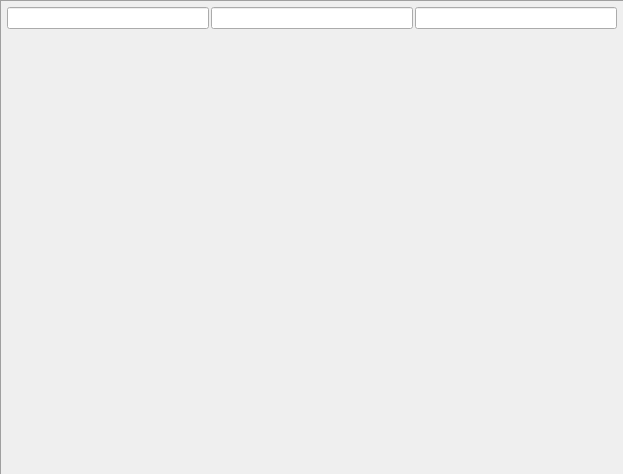
<?xml version="1.0" encoding="UTF-8"?>
<ui version="4.0">
 <class>BigDiff2Window</class>
 <widget class="QDialog" name="BigDiff2Window">
  <property name="geometry">
   <rect>
    <x>0</x>
    <y>0</y>
    <width>624</width>
    <height>475</height>
   </rect>
  </property>
  <property name="windowTitle">
   <string>Diff</string>
  </property>
  <layout class="QVBoxLayout" name="verticalLayout_2">
   <property name="spacing">
    <number>0</number>
   </property>
   <property name="leftMargin">
    <number>0</number>
   </property>
   <property name="topMargin">
    <number>0</number>
   </property>
   <property name="rightMargin">
    <number>0</number>
   </property>
   <property name="bottomMargin">
    <number>0</number>
   </property>
   <item>
    <widget class="QFrame" name="frame">
     <property name="frameShape">
      <enum>QFrame::Panel</enum>
     </property>
     <property name="frameShadow">
      <enum>QFrame::Sunken</enum>
     </property>
     <layout class="QVBoxLayout" name="verticalLayout">
      <property name="spacing">
       <number>2</number>
      </property>
      <property name="leftMargin">
       <number>0</number>
      </property>
      <property name="topMargin">
       <number>0</number>
      </property>
      <property name="rightMargin">
       <number>0</number>
      </property>
      <property name="bottomMargin">
       <number>0</number>
      </property>
      <item>
       <layout class="QHBoxLayout" name="horizontalLayout">
        <property name="leftMargin">
         <number>6</number>
        </property>
        <property name="topMargin">
         <number>6</number>
        </property>
        <property name="rightMargin">
         <number>6</number>
        </property>
        <property name="bottomMargin">
         <number>6</number>
        </property>
        <item>
         <widget class="ReadOnlyLineEdit" name="lineEdit_left"/>
        </item>
        <item>
         <widget class="ReadOnlyLineEdit" name="lineEdit_center">
          <property name="font">
           <font>
            <weight>75</weight>
            <bold>true</bold>
           </font>
          </property>
          <property name="alignment">
           <set>Qt::AlignCenter</set>
          </property>
         </widget>
        </item>
        <item>
         <widget class="ReadOnlyLineEdit" name="lineEdit_right">
          <property name="alignment">
           <set>Qt::AlignRight|Qt::AlignTrailing|Qt::AlignVCenter</set>
          </property>
         </widget>
        </item>
       </layout>
      </item>
      <item>
       <widget class="FileDiff2Widget" name="widget_diff" native="true">
        <property name="sizePolicy">
         <sizepolicy hsizetype="Preferred" vsizetype="Expanding">
          <horstretch>0</horstretch>
          <verstretch>0</verstretch>
         </sizepolicy>
        </property>
       </widget>
      </item>
     </layout>
    </widget>
   </item>
  </layout>
 </widget>
 <customwidgets>
  <customwidget>
   <class>FileDiff2Widget</class>
   <extends>QWidget</extends>
   <header>FileDiff2Widget.h</header>
   <container>1</container>
  </customwidget>
  <customwidget>
   <class>ReadOnlyLineEdit</class>
   <extends>QLineEdit</extends>
   <header>ReadOnlyLineEdit.h</header>
  </customwidget>
 </customwidgets>
 <resources/>
 <connections/>
</ui>
